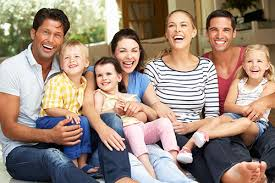
#> input picture group_photo.jpg, 275 x 183 px, found by its file name
$ jupyter execute Face_Detection.ipynb
#> lines starting #> are read from the running program, lines starting #| are printed output that depends on the picture; after the words box and inside, x2 and y2 are one past the last pixel; in counts of white or black regions, pixels touching at a corner belong together
[cell 1]
import numpy as np
import matplotlib.pyplot as plt

[cell 2]
img = plt.imread("/content/group_photo.jpg")
#> img is the input picture: shape (183, 275, 3); mean R, G, B 157.8, 138, 124.4

[cell 3]
plt.imshow(img)

[cell 4]
import cv2

[cell 5]
model = cv2.CascadeClassifier("/content/haarcascade_frontalface_default.xml")

[cell 6]
faces = model.detectMultiScale(img)
#> faces = [[162, 13, 33, 33], [205, 18, 30, 30], [35, 20, 33, 33], [113, 39, 30, 30], [58, 46, 29, 29], [241, 50, 29, 29], [92, 64, 27, 27]]

[cell 7]
faces
#> Out has the same summary as faces

[cell 8]
faces.shape
#> Out = (7, 4)

[cell 9]
for face in faces:
  x,y,w,h = face

  img = cv2.rectangle(img, (x,y), (x+w, y+h), (0,0,0), 2)
#> this loop made 7 passes
#> pass 2, `img = cv2.rectangle(img, (x,y), (x+w, y+h), (0,0,0), 2)`:
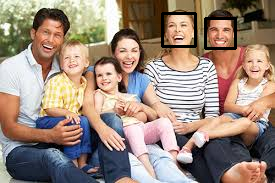
#> img: shape (183, 275, 3); mean R, G, B 155.6, 136.3, 123.2
#> pass 3, `img = cv2.rectangle(img, (x,y), (x+w, y+h), (0,0,0), 2)`:
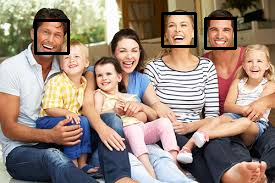
#> img: shape (183, 275, 3); 0.78% of pixels changed, all inside (x1, y1, x2, y2) = (34, 19, 70, 55)
#> after the loop:
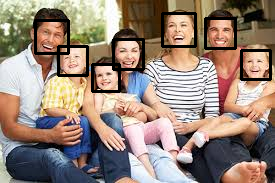
#> img: shape (183, 275, 3); 2.64% of pixels changed, all inside (x1, y1, x2, y2) = (57, 38, 272, 93)
